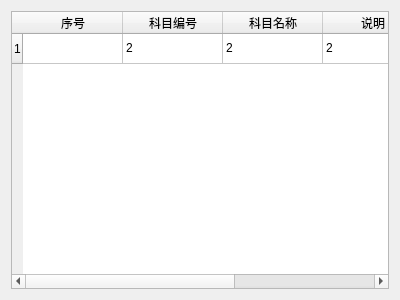
<?xml version="1.0" encoding="UTF-8"?>
<ui version="4.0">
 <class>SubjectManageWidget</class>
 <widget class="QWidget" name="SubjectManageWidget">
  <property name="geometry">
   <rect>
    <x>0</x>
    <y>0</y>
    <width>400</width>
    <height>300</height>
   </rect>
  </property>
  <property name="windowTitle">
   <string>SubjectManageWidget</string>
  </property>
  <layout class="QVBoxLayout" name="verticalLayout">
   <item>
    <widget class="QTableWidget" name="tableWidget">
     <row>
      <property name="text">
       <string>1</string>
      </property>
     </row>
     <column>
      <property name="text">
       <string>序号</string>
      </property>
     </column>
     <column>
      <property name="text">
       <string>科目编号</string>
      </property>
     </column>
     <column>
      <property name="text">
       <string>科目名称</string>
      </property>
     </column>
     <column>
      <property name="text">
       <string>说明</string>
      </property>
     </column>
     <column>
      <property name="text">
       <string>操作</string>
      </property>
     </column>
     <item row="0" column="0">
      <property name="text">
       <string/>
      </property>
     </item>
     <item row="0" column="1">
      <property name="text">
       <string>2</string>
      </property>
     </item>
     <item row="0" column="2">
      <property name="text">
       <string>2</string>
      </property>
     </item>
     <item row="0" column="3">
      <property name="text">
       <string>2</string>
      </property>
     </item>
    </widget>
   </item>
  </layout>
 </widget>
 <layoutdefault spacing="6" margin="11"/>
 <resources/>
 <connections/>
</ui>
